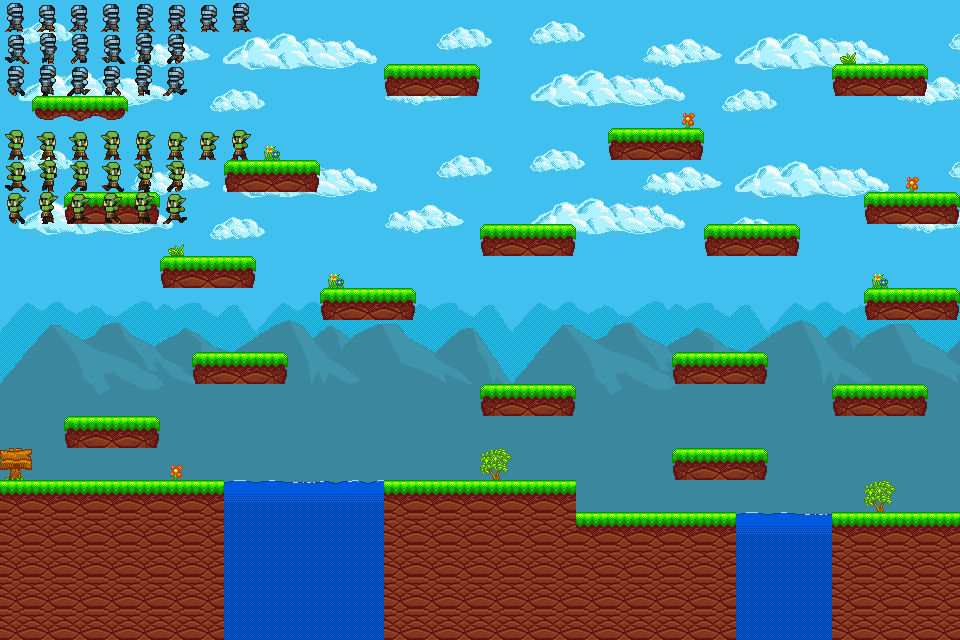

This game map was drawn from its Tiled (.tmx) file and the tilesets committed beside it. A one-line description and the trimmed map source follow:
An orthogonal 30x20 tile map with 32x32 px tiles, 9 tile layers (Pozadina, Voda, Platforma, Ukrasi, ...), 8 tilesets and 7 objects (coin1, coin2, coin3, coin4, vrata, ...).

<map version="1.10" tiledversion="1.10.2" orientation="orthogonal" renderorder="right-down" width="30" height="20" tilewidth="32" tileheight="32" infinite="0" nextlayerid="13" nextobjectid="22">
 <editorsettings>
  <export target="../map-1.js" format="js" />
 </editorsettings>
 <tileset firstgid="1" name="1" tilewidth="32" tileheight="32" tilecount="160" columns="16">
  <image source="pixel_platform_01_tileset_final.png" width="512" height="320" />
 </tileset>
 <tileset firstgid="161" name="0" tilewidth="32" tileheight="32" tilecount="144" columns="16">
  <image source="single_background.png" width="512" height="303" />
 </tileset>
 <tileset firstgid="305" name="00" tilewidth="32" tileheight="32" tilecount="144" columns="16">
  <image source="sky_solid_color.png" width="512" height="303" />
 </tileset>
 <tileset firstgid="449" name="2-0" tilewidth="32" tileheight="32" tilecount="4" columns="4">
  <image source="Knight-Idle-Sheet.png" width="128" height="32" />
 </tileset>
 <tileset firstgid="453" name="2-1" tilewidth="32" tileheight="32" tilecount="24" columns="12">
  <image source="Knight-Run-Sheet.png" width="384" height="64" />
 </tileset>
 <tileset firstgid="477" name="5" tilewidth="32" tileheight="32" tilecount="600" columns="30">
  <image source="svi.png" width="960" height="640" />
 </tileset>
 <tileset firstgid="1077" name="12" tilewidth="32" tileheight="32" tilecount="18" columns="6">
  <image source="Weapons-Wood.png" width="192" height="112" />
 </tileset>
 <tileset firstgid="1095" name="o" tilewidth="32" tileheight="32" tilecount="600" columns="30">
  <image source="oruzje.png" width="960" height="640" />
 </tileset>
 <layer id="1" name="Pozadina" width="30" height="20">
  <data>[600 cells, 600 non-empty, 171 distinct tile ids]</data>
 </layer>
 <layer id="2" name="Voda" width="30" height="20">
  <data>[600 cells, 37 non-empty, 6 distinct tile ids]</data>
 </layer>
 <layer id="3" name="Platforma" width="30" height="20">
  <data>[600 cells, 155 non-empty, 7 distinct tile ids]</data>
 </layer>
 <layer id="4" name="Ukrasi" width="30" height="20">
  <data>[600 cells, 11 non-empty, 5 distinct tile ids]</data>
 </layer>
 <layer id="5" name="GlavniLik" width="30" height="20">
  <properties>
   <property name="class" value="galahad" />
  </properties>
  <data>[600 cells, 20 non-empty, 20 distinct tile ids]</data>
 </layer>
 <layer id="6" name="Neprijatelj1" width="30" height="20">
  <properties>
   <property name="class" value="protivnik" />
  </properties>
  <data>[600 cells, 20 non-empty, 20 distinct tile ids]</data>
 </layer>
 <layer id="8" name="Neprijatelj2" width="30" height="20">
  <properties>
   <property name="class" value="protivnik" />
  </properties>
  <data>[600 cells, 20 non-empty, 20 distinct tile ids]</data>
 </layer>
 <layer id="9" name="Neprijatelj3" width="30" height="20">
  <properties>
   <property name="class" value="protivnik" />
  </properties>
  <data>[600 cells, 20 non-empty, 20 distinct tile ids]</data>
 </layer>
 <layer id="10" name="Neprijatelj4" width="30" height="20">
  <properties>
   <property name="class" value="protivnik" />
  </properties>
  <data>[600 cells, 20 non-empty, 20 distinct tile ids]</data>
 </layer>
 <objectgroup id="7" name="razno">
  <properties>
   <property name="class" value="svi" />
  </properties>
  <object id="14" name="coin1" gid="6" x="416" y="32" width="32" height="32" />
  <object id="15" name="coin2" gid="6" x="896" y="480" width="32" height="32" />
  <object id="16" name="coin3" gid="6" x="64" y="64" width="32" height="32" />
  <object id="17" name="coin4" gid="6" x="512" y="192" width="32" height="32" />
  <object id="18" name="vrata" gid="142" x="913" y="160" width="45" height="42.3333" />
  <object id="19" name="projektil" gid="1487" x="289.333" y="26.6667" width="32" height="32" />
  <object id="20" name="projektilL" gid="1524" x="320" y="26.6667" width="32" height="32" />
 </objectgroup>
</map>
